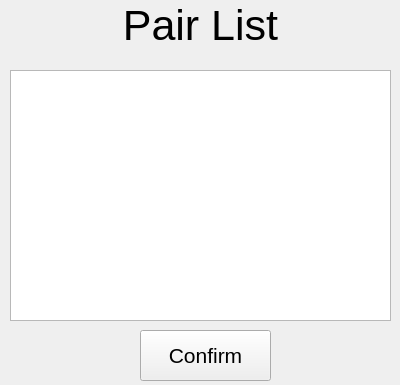
<?xml version="1.0" encoding="UTF-8"?>
<ui version="4.0">
 <class>Form</class>
 <widget class="QWidget" name="Form">
  <property name="geometry">
   <rect>
    <x>0</x>
    <y>0</y>
    <width>400</width>
    <height>385</height>
   </rect>
  </property>
  <property name="windowTitle">
   <string>Pair List</string>
  </property>
  <widget class="QPushButton" name="pushButton">
   <property name="geometry">
    <rect>
     <x>140</x>
     <y>330</y>
     <width>131</width>
     <height>51</height>
    </rect>
   </property>
   <property name="font">
    <font>
     <pointsize>16</pointsize>
    </font>
   </property>
   <property name="text">
    <string>Confirm</string>
   </property>
  </widget>
  <widget class="QLabel" name="label">
   <property name="geometry">
    <rect>
     <x>0</x>
     <y>0</y>
     <width>401</width>
     <height>51</height>
    </rect>
   </property>
   <property name="font">
    <font>
     <pointsize>32</pointsize>
    </font>
   </property>
   <property name="text">
    <string>Pair List</string>
   </property>
   <property name="alignment">
    <set>Qt::AlignCenter</set>
   </property>
  </widget>
  <widget class="QTextEdit" name="textEdit">
   <property name="geometry">
    <rect>
     <x>10</x>
     <y>70</y>
     <width>381</width>
     <height>251</height>
    </rect>
   </property>
  </widget>
 </widget>
 <resources/>
 <connections/>
</ui>
